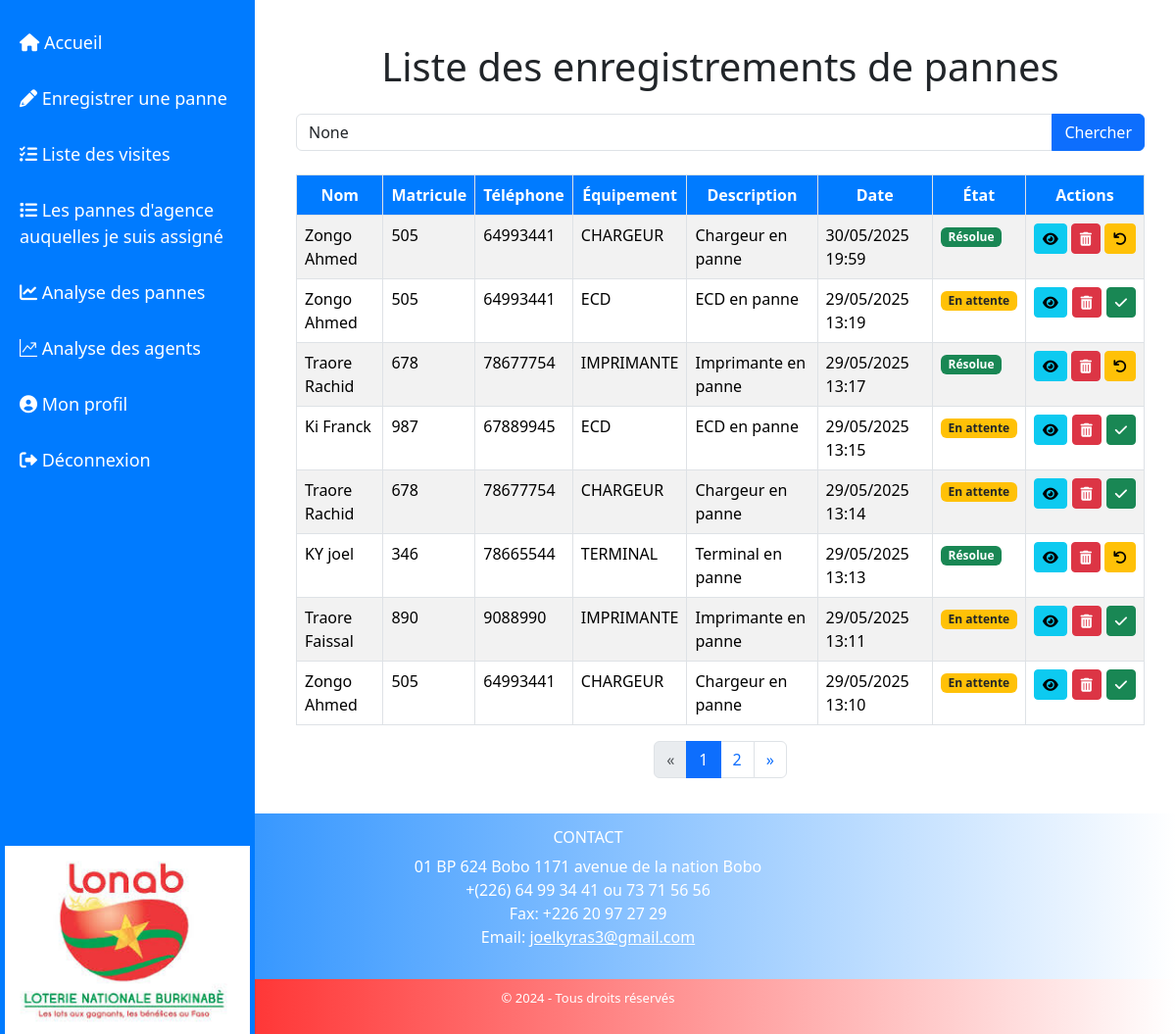
The page /monapplication/liste_enregistrement/ on the database its author committed.
### monapplication/models.py (models this page shows, shortened)
class Panne(models.Model):
    TYPE_EQUIPEMENT_CHOICES = [
        ('TERMINAL', 'Terminal'),
        ('IMPRIMANTE', 'Imprimante'),
        ('CHARGEUR', 'Chargeur'),
        ('ECD', 'ECD'),
    ]
    ETAT_CHOICES = [
        ('en_attente', 'En attente'),
        ('resolue', 'Résolue'),
    ]
    agent_commercial = models.ForeignKey('AgentCommercial', on_delete=models.CASCADE)
    type_equipement = models.CharField(max_length=50, choices=TYPE_EQUIPEMENT_CHOICES)
    description = models.TextField()
    date_signalisation = models.DateTimeField(auto_now_add=True)
    etat = models.CharField(max_length=20, choices=ETAT_CHOICES, default='en_attente')
    maintenancier = models.ForeignKey(
        User,
        on_delete=models.CASCADE,
        null=True,  # ← rend le champ nullable temporairement
        blank=True,  # ← permet de ne pas l'afficher dans les formulaires si tu utilises ModelForm
    )

class AgentCommercial(models.Model):
    nom = models.CharField(max_length=100)
    prenom = models.CharField(max_length=100)
    matricule = models.CharField(max_length=10, unique=True)
    telephone = models.CharField(max_length=15)
    gerant_de_club = models.BooleanField(default=False)
    gerant = models.ForeignKey(
        'self',
        null=True, blank=True,
        on_delete=models.SET_NULL,
        limit_choices_to={'gerant_de_club': True},
        related_name='agents_sous_gerance',
        verbose_name="Gérant"
    )

### monapplication/views.py (the view)
# urls.py: path('liste_enregistrement/', views.liste_enregistrement, name='liste_enregistrement'),
def liste_enregistrement(request):
    query = request.GET.get('q')  # Obtient le paramètre de recherche 'q' de l'URL
    if query:
        enregistrements = Panne.objects.filter(
            Q(agent_nom__icontains=query) |
            Q(agent_prenom__icontains=query) |
            Q(agent_numero__icontains=query) |
            Q(equipement_type__icontains=query) |
            Q(description__icontains=query) |
            Q(date_signalisation__icontains=query) |
            Q(agent_id__icontains=query)
        ).order_by('-date_signalisation')  # Trier par date décroissante
    else:
        enregistrements = Panne.objects.all().order_by('-date_signalisation')
    paginator = Paginator(enregistrements, 8)  # Afficher 8 éléments par page
    page_number = request.GET.get('page')  # Obtenir le numéro de la page actuelle
    page_obj = paginator.get_page(page_number)  # Récupérer les objets de la page actuelle
    return render(request, 'liste_enregistrement.html', {
        'page_obj': page_obj,
        'query': query,  # Inclure la requête pour conserver la recherche dans l'interface
    })

### monapplication/templates/liste_enregistrement.html (shortened to what this page needs)
{% load static %}
<!DOCTYPE html>
<html lang="fr">
<head>
    <link href="https://cdn.jsdelivr.net/npm/bootstrap@5.3.3/dist/css/bootstrap.min.css" rel="stylesheet">
    <link href="https://cdnjs.cloudflare.com/ajax/libs/font-awesome/6.0.0-beta3/css/all.min.css" rel="stylesheet">
    <link href="https://cdn.jsdelivr.net/npm/bootstrap-icons@1.5.0/font/bootstrap-icons.css" rel="stylesheet">
</head>
<body class="d-flex flex-column min-vh-100">
    <div class="sidebar">
        <div>
            <a href="{% url 'home' %}"><i class="fas fa-home"></i> Accueil</a>
            <a href="{% url 'signaler_panne' %}"><i class="fas fa-pencil-alt"></i> Enregistrer une panne</a>
            <a href="{% url 'liste_visites_maintenancier' %}" ><i class="fas fa-tasks"></i>  Liste des visites</a>
            <a href="{% url 'mes_pannes_assignees' %}"><i class="fas fa-list"></i> Les pannes d'agence auquelles je suis assigné</a>
            <a href="{% url 'analyse_pannes' %}"><i class="fas fa-chart-line"></i> Analyse des pannes</a>
            <a href="{% url 'agents' %}"><i class="bi bi-graph-up"></i> Analyse des agents</a>
            <a href="{% url 'mon_compte' %}"><i class="fas fa-user-circle"></i> Mon profil</a>
            <a href="{% url 'login' %}"><i class="fas fa-sign-out-alt"></i> Déconnexion</a>
        </div>
        <div class="logo-footer">
            <img src="{% static 'images/index.jpeg' %}" alt="Logo">
        </div>
    </div>
    <div class="content">
        <div class="container mt-4">
            <h1 class="mb-4 text-center">Liste des enregistrements de pannes</h1>
            <form method="GET" action="{% url 'liste_enregistrement' %}" class="mb-4">
                <div class="input-group">
                    <input type="text" name="q" class="form-control" placeholder="Rechercher..." value="{{ query }}">
                    <button class="btn btn-primary" type="submit">Chercher</button>
                </div>
            </form>
            <table class="table table-striped table-bordered">
                <thead>
                    <tr>
                        <th>Nom</th>
                        <th>Matricule</th>
                        <th>Téléphone</th>
                        <th>Équipement</th>
                        <th>Description</th>
                        <th>Date</th>
                        <th>État</th>
                        <th>Actions</th>
                    </tr>
                </thead>
                <tbody>
                    {% for panne in page_obj %}
                        <tr>
                            <td>{{ panne.agent_commercial.nom }} {{ panne.agent_commercial.prenom }}</td>
                            <td>{{ panne.agent_commercial.matricule }}</td>
                            <td>{{ panne.agent_commercial.telephone }}</td>
                            <td>{{ panne.type_equipement }}</td>
                            <td>{{ panne.description }}</td>
                            <td>{{ panne.date_signalisation|date:"d/m/Y H:i" }}</td>
                            <td>
                                {% if panne.etat == 'resolue' %}
                                    <span class="badge bg-success">Résolue</span>
                                {% else %}
                                    <span class="badge bg-warning text-dark">En attente</span>
                                {% endif %}
                            </td>
                            <td>
    <div class="d-flex justify-content-between align-items-center w-100">
        <a href="{% url 'detail_panne' panne.id %}" class="btn btn-info btn-sm me-1" title="Voir les détails">
            <i class="fas fa-eye"></i>
        </a>
        <a href="{% url 'delete_panne' panne.id %}" class="btn btn-danger btn-sm me-1">
            <i class="fas fa-trash-alt"></i>
        </a>
        <a href="{% url 'changer_etat_panne' panne.id %}" class="btn btn-sm {% if panne.etat == 'en_attente' %}btn-success{% else %}btn-warning{% endif %}">
            {% if panne.etat == 'en_attente' %}
                <i class="fas fa-check"></i>
            {% else %}
                <i class="fas fa-undo"></i>
            {% endif %}
        </a>
    </div>
</td>
                        </tr>
                    {% empty %}
                        <tr>
                            <td colspan="8" class="text-center">Aucun enregistrement trouvé.</td>
                        </tr>
                    {% endfor %}
                </tbody>
            </table>
            <nav aria-label="Pagination">
                <ul class="pagination justify-content-center">
                    {% if page_obj.has_previous %}
                        <li class="page-item">
                            <a class="page-link" href="?page={{ page_obj.previous_page_number }}{% if query %}&q={{ query }}{% endif %}" aria-label="Précédent">
                                <span aria-hidden="true">&laquo;</span>
                            </a>
                        </li>
                    {% else %}
                        <li class="page-item disabled"><span class="page-link">&laquo;</span></li>
                    {% endif %}
                    {% for num in page_obj.paginator.page_range %}
                        <li class="page-item {% if page_obj.number == num %}active{% endif %}">
                            <a class="page-link" href="?page={{ num }}{% if query %}&q={{ query }}{% endif %}">{{ num }}</a>
                        </li>
                    {% endfor %}
                    {% if page_obj.has_next %}
                        <li class="page-item">
                            <a class="page-link" href="?page={{ page_obj.next_page_number }}{% if query %}&q={{ query }}{% endif %}" aria-label="Suivant">
                                <span aria-hidden="true">&raquo;</span>
                            </a>
                        </li>
                    {% else %}
                        <li class="page-item disabled"><span class="page-link">&raquo;</span></li>
                    {% endif %}
                </ul>
            </nav>
        </div>
    </div>
    <div class="bfooter mt-auto">
        <div class="container">
            <h6>CONTACT</h6>
            <p>01 BP 624 Bobo 1171 avenue de la nation Bobo<br>
               +(226) 64 99 34 41 ou 73 71 56 56<br>
               Fax: +226 20 97 27 29<br>
               Email: <a href="mailto:joelkyras3@gmail.com" class="text-white">joelkyras3@gmail.com</a></p>
        </div>
    </div>
    <footer class="footer">
        <p>&copy; 2024 - Tous droits réservés</p>
    </footer>
</body>
</html>

### monapplication/templates/liste_enregistrement.html (style rules this page uses)
.sidebar { height: 100%; width: 260px; position: fixed; top: 0; left: 0; background-color: #007bff; padding: 20px 5px 0; color: white; display: flex; flex-direction: column; justify-content: space-between; }
.sidebar a { color: white; padding: 10px 15px; text-decoration: none; font-size: 18px; margin-bottom: 10px; display: block; transition: background-color 0.3s; }
.content { margin-left: 270px; padding: 20px; }
.table thead th { background-color: #007bff; color: white; text-align: center; }
.bfooter { background: linear-gradient(to right, #007bff, #ffffff); color: white; text-align: center; padding: 15px; }
.footer { background: linear-gradient(to right, red, #ffffff); color: white; font-size: 13px; text-align: center; padding: 10px 0; }
.logo-footer img { max-width: 100%; height: auto; }

### rows shown on the page
Panne: agent_commercial.nom "Zongo", agent_commercial.prenom "Ahmed", agent_commercial.matricule "505", agent_commercial.telephone "64993441", type_equipement "CHARGEUR", description "Chargeur en panne", date_signalisation "30/05/2025 19:59", etat "Résolue"
Panne: agent_commercial.nom "Zongo", agent_commercial.prenom "Ahmed", agent_commercial.matricule "505", agent_commercial.telephone "64993441", type_equipement "ECD", description "ECD en panne", date_signalisation "29/05/2025 13:19", etat "En attente"
Panne: agent_commercial.nom "Traore", agent_commercial.prenom "Rachid", agent_commercial.matricule "678", agent_commercial.telephone "78677754", type_equipement "IMPRIMANTE", description "Imprimante en panne", date_signalisation "29/05/2025 13:17", etat "Résolue"
Panne: agent_commercial.nom "Ki", agent_commercial.prenom "Franck", agent_commercial.matricule "987", agent_commercial.telephone "67889945", type_equipement "ECD", description "ECD en panne", date_signalisation "29/05/2025 13:15", etat "En attente"
Panne: agent_commercial.nom "Traore", agent_commercial.prenom "Rachid", agent_commercial.matricule "678", agent_commercial.telephone "78677754", type_equipement "CHARGEUR", description "Chargeur en panne", date_signalisation "29/05/2025 13:14", etat "En attente"
Panne: agent_commercial.nom "KY", agent_commercial.prenom "joel", agent_commercial.matricule "346", agent_commercial.telephone "78665544", type_equipement "TERMINAL", description "Terminal en panne", date_signalisation "29/05/2025 13:13", etat "Résolue"
Panne: agent_commercial.nom "Traore", agent_commercial.prenom "Faissal", agent_commercial.matricule "890", agent_commercial.telephone "9088990", type_equipement "IMPRIMANTE", description "Imprimante en panne", date_signalisation "29/05/2025 13:11", etat "En attente"
Panne: agent_commercial.nom "Zongo", agent_commercial.prenom "Ahmed", agent_commercial.matricule "505", agent_commercial.telephone "64993441", type_equipement "CHARGEUR", description "Chargeur en panne", date_signalisation "29/05/2025 13:10", etat "En attente"

### other values the page prints
{{ num }} "1" "2"
